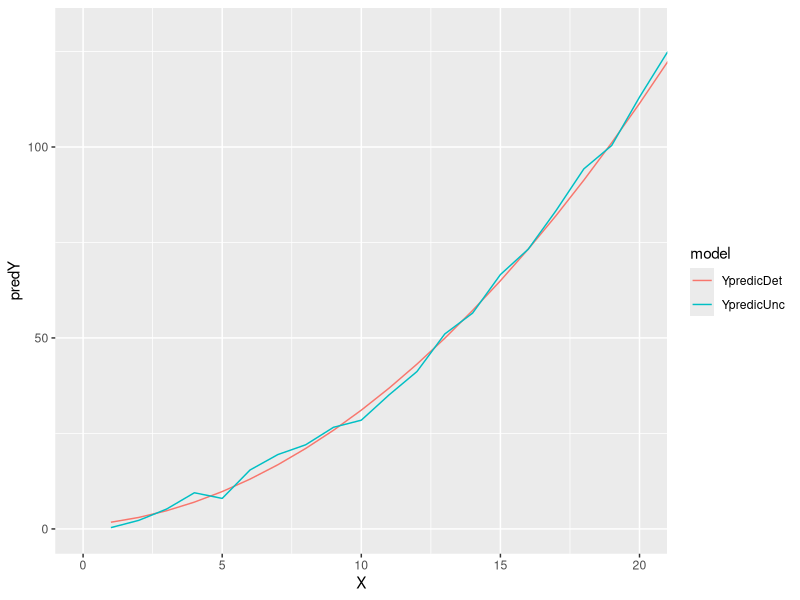

The R script that drew this image:
## ---- chunk 1
knitr::opts_chunk$set(echo = TRUE)
library(dplyr)
library(ggplot2)
library(tidyr)
## ---- chunk 2

#Step one. Input data, range of parameter va;ies and increment size

Chap5Data <- data.frame(x=c(1,2,3,4,5,6,7,8,9,10), Yobs=c(1.75, 3, 4.75, 7, 9.75, 13, 16.75, 21, 25.75, 31))

#Set minimum and maximum estimated values of the parameters
Aseq <- seq(from= 0.5, to=1.2, length.out = 50) #Values for A from 0.5 to 1.2 by whatever increments that leads to 50 numbers
Bseq <- seq(from=0.1, to=0.8, length.out = 50) #same for B, from 0.1 to 0.8
Cseq <- seq(from=0.1, to=0.3, length.out = 50) #same for C, from 0.1 to 0.3
FixedA <- 1 #create fixed values for each parameter to keep constant while optimizing another
FixedB <- 0.5
FixedC <- 0.25

InitialParameters <- data.frame(Aseq, Bseq, Cseq)

#Step two. Loop over every value of A, B and C and store SS for each observation as 0

SSAVec <- vector(length=length(Aseq)) #Create empty vectors to store Sum of squeares for changing values in each parameter
SSBVec <- vector(length =length(Bseq))
SSCVec <- vector(length =length(Cseq))


for (i in Aseq) {
  SSAVec[i] <- 0
  SSBVec[i] <- 0
  SSCVec[i] <- 0
}

SSLoopDF <- data.frame(x= rep(Chap5Data$x, each=length(Aseq)), Yobs= rep(Chap5Data$Yobs, each=length(Aseq)), A= rep(Aseq, times=length(Chap5Data$x)), B=rep(Bseq, times=length(Chap5Data$x)), C=rep(Cseq, times=length(Chap5Data$x))) %>% #create dataframe where each value for each parameter interacts with every X 
  mutate(YpredA=A+FixedB*x+FixedC*(x^2), ResA=((Yobs-YpredA)^2),YpredB=FixedA+B*x+FixedC*(x^2), ResB=((Yobs-YpredB)^2), YpredC=FixedA+FixedB*x+C*(x^2), ResC= ((Yobs-YpredC)^2)) %>% #create predicted values over one changing parameter while keeping others constant, and calculates the residuals for each observation 
  group_by(A) %>% #For each parameter value, get the sum of squares from x=1  to x=10
  mutate(SSA = sum(ResA)) %>%
  ungroup() %>%
  group_by(B) %>%
  mutate(SSB=sum(ResB)) %>%
  ungroup %>%
  group_by(C) %>% 
  mutate(SSC = sum(ResC)) %>%
  ungroup()

BestA <- SSLoopDF$A[which.min(SSLoopDF$SSA)] #Find the value for each parameter that minimizes SS
BestB <- SSLoopDF$B[which.min(SSLoopDF$SSB)]
BestC <- SSLoopDF$C[which.min(SSLoopDF$SSC)]

BestA
BestB
BestC
## ---- chunk 3
InteractAllTheThings <- expand.grid(A=Aseq, B=Bseq, C=Cseq)
SSAllInter <- data.frame(x= rep(Chap5Data$x, each=nrow(InteractAllTheThings)), Yobs= rep(Chap5Data$Yobs, each=nrow(InteractAllTheThings)), A=InteractAllTheThings$A, B=InteractAllTheThings$B, C=InteractAllTheThings$C) %>% #create dataframe with every x and observed y crossed with every possible interaction of A*B*C
  mutate(Ypred=A+B*x+C*(x^2), Res=((Yobs-Ypred)^2)) %>% #get the predicted Y
  group_by(A,B,C) %>% #Group by A, then B, then C to get SS for x=1 to x=10 for every possible combination
  mutate(SS= sum(Res)) %>%
  ungroup()

BestA.int <- SSAllInter$A[which.min(SSAllInter$SS)] 
BestB.int <- SSAllInter$B[which.min(SSAllInter$SS)]
BestC.int <- SSAllInter$C[which.min(SSAllInter$SS)]
#extracts the value for A,B,C that have the lowest SS
BestA.int
BestB.int
BestC.int
## ---- chunk 4
set.seed(1)
A <- BestA
B <- BestB
C <- BestC
X <- seq(1,100,1)
N <- 100
w <- vector(length=length(X))

YpredicDet    <- vector(length=length(X))
YpredicUnc <- vector(length=length(X))

for(i in 1:length(X)){
  w[i] <- runif(n=1, min=-3, max=3) #get random number from the process uncertainty distribution for each observation (same than doing w <- runif(n=length(X), min=-3, max=3))
  YpredicUnc[i] <- A+(B*X[i])+(C*((X[i])^2)) + w[i] #predict y based on x and process ncertainty
  YpredicDet[i]<- A+(B*X[i])+(C*((X[i])^2))
}

UncertainPredictions <- data.frame(X, YpredicDet, YpredicUnc) %>%
  gather(key="model", value="predY", -X) 

ggplot(UncertainPredictions, aes(x=X, y= predY)) +
 geom_line(aes(color=model)) +
coord_cartesian(xlim = c(0,20), ylim=c(0,130))
  #plot both models (zooming in from x=1 to x=150 to be able to spot differences)


